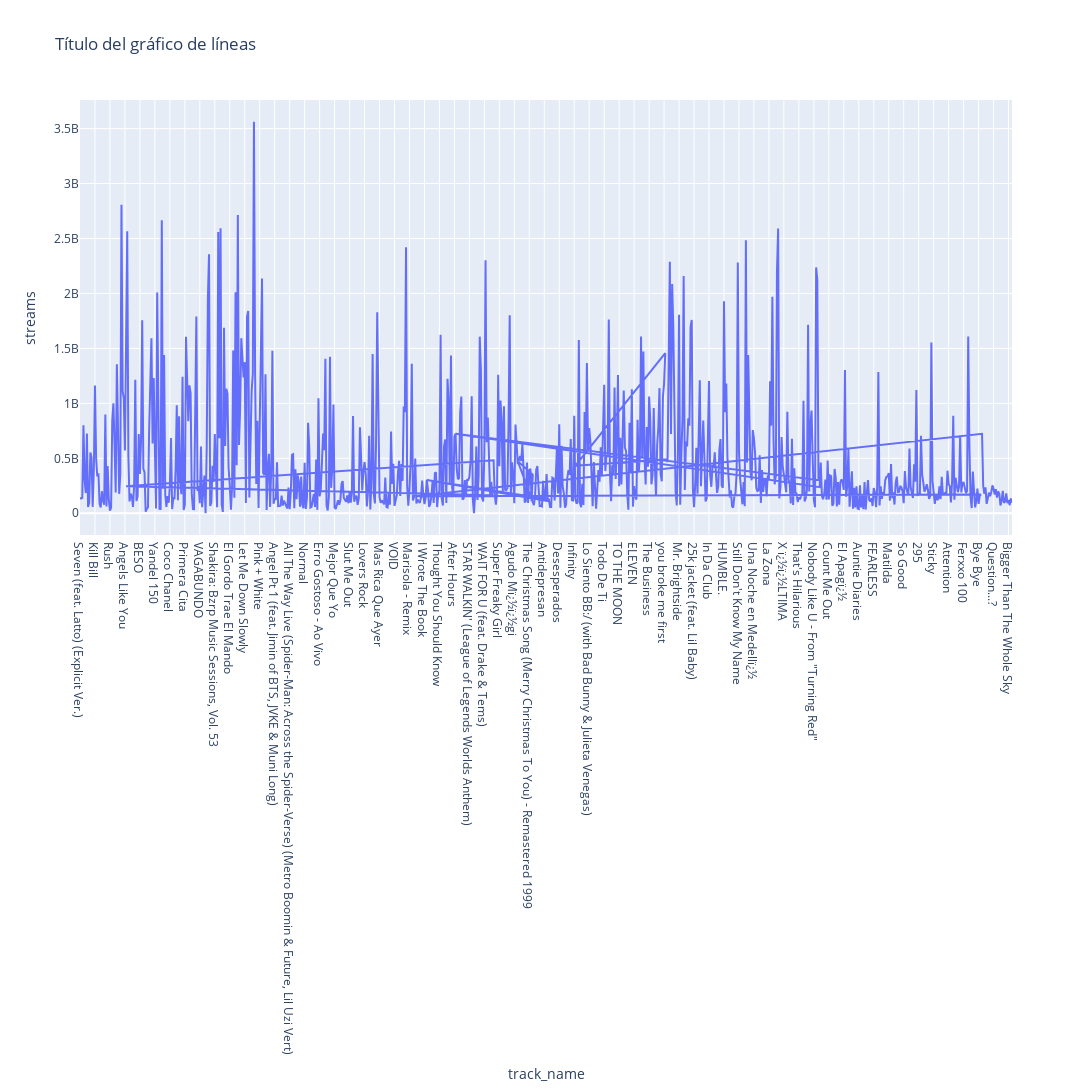

The notebook cell this image was saved under:
### Code cell
###### c)

fig = px.line(cleanData, x = cleanData['track_name'], y = cleanData['streams'],
              title = "Título del gráfico de líneas",
              labels = {'x': 'X-axis', 'y':'Y-axis'}, width=1800, height=1400)

fig.show()

### Figure 1 — Plotly figure (JSON) as saved in the notebook; plotly's stock layout.template omitted (floating-point values rounded to 4 significant figures; data arrays with more than 128 entries replaced by an {"elided": "..."} marker saying what was removed)
{"data": [{"hovertemplate": "track_name=%{x}<br>streams=%{y}<extra></extra>", "legendgroup": "", "line": {"color": "#636efa", "dash": "solid"}, "marker": {"symbol": "circle"}, "mode": "lines", "name": "", "orientation": "v", "showlegend": false, "type": "scatter", "x": {"elided": "816 str values"}, "xaxis": "x", "y": {"elided": "816 int values"}, "yaxis": "y"}], "layout": {"height": 1400, "legend": {"tracegroupgap": 0}, "title": {"text": "Título del gráfico de líneas"}, "width": 1800, "xaxis": {"anchor": "y", "domain": [0, 1], "title": {"text": "track_name"}}, "yaxis": {"anchor": "x", "domain": [0, 1], "title": {"text": "streams"}}}}
